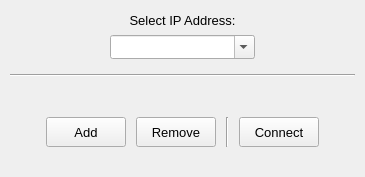
<?xml version="1.0" encoding="UTF-8"?>
<ui version="4.0">
 <class>connection_widget</class>
 <widget class="QDialog" name="connection_widget">
  <property name="geometry">
   <rect>
    <x>0</x>
    <y>0</y>
    <width>365</width>
    <height>169</height>
   </rect>
  </property>
  <property name="maximumSize">
   <size>
    <width>16777215</width>
    <height>189</height>
   </size>
  </property>
  <property name="windowTitle">
   <string>Dialog</string>
  </property>
  <layout class="QVBoxLayout" name="verticalLayout">
   <property name="spacing">
    <number>5</number>
   </property>
   <property name="leftMargin">
    <number>10</number>
   </property>
   <property name="topMargin">
    <number>10</number>
   </property>
   <property name="rightMargin">
    <number>10</number>
   </property>
   <property name="bottomMargin">
    <number>10</number>
   </property>
   <item>
    <widget class="QLabel" name="ip_label">
     <property name="sizePolicy">
      <sizepolicy hsizetype="Minimum" vsizetype="Fixed">
       <horstretch>0</horstretch>
       <verstretch>0</verstretch>
      </sizepolicy>
     </property>
     <property name="minimumSize">
      <size>
       <width>0</width>
       <height>20</height>
      </size>
     </property>
     <property name="maximumSize">
      <size>
       <width>16777215</width>
       <height>20</height>
      </size>
     </property>
     <property name="font">
      <font>
       <pointsize>10</pointsize>
      </font>
     </property>
     <property name="text">
      <string>Select IP Address:</string>
     </property>
     <property name="alignment">
      <set>Qt::AlignCenter</set>
     </property>
    </widget>
   </item>
   <item>
    <layout class="QHBoxLayout" name="IP">
     <property name="spacing">
      <number>0</number>
     </property>
     <property name="bottomMargin">
      <number>10</number>
     </property>
     <item>
      <spacer name="horizontalSpacer">
       <property name="orientation">
        <enum>Qt::Horizontal</enum>
       </property>
       <property name="sizeType">
        <enum>QSizePolicy::Fixed</enum>
       </property>
       <property name="sizeHint" stdset="0">
        <size>
         <width>100</width>
         <height>20</height>
        </size>
       </property>
      </spacer>
     </item>
     <item>
      <widget class="QComboBox" name="ip_box">
       <property name="font">
        <font>
         <pointsize>10</pointsize>
        </font>
       </property>
       <property name="layoutDirection">
        <enum>Qt::LeftToRight</enum>
       </property>
       <property name="editable">
        <bool>true</bool>
       </property>
       <property name="sizeAdjustPolicy">
        <enum>QComboBox::AdjustToMinimumContentsLengthWithIcon</enum>
       </property>
      </widget>
     </item>
     <item>
      <spacer name="horizontalSpacer_2">
       <property name="orientation">
        <enum>Qt::Horizontal</enum>
       </property>
       <property name="sizeType">
        <enum>QSizePolicy::Fixed</enum>
       </property>
       <property name="sizeHint" stdset="0">
        <size>
         <width>100</width>
         <height>20</height>
        </size>
       </property>
      </spacer>
     </item>
    </layout>
   </item>
   <item>
    <widget class="Line" name="line">
     <property name="orientation">
      <enum>Qt::Horizontal</enum>
     </property>
    </widget>
   </item>
   <item>
    <widget class="QWidget" name="instructions" native="true">
     <property name="sizePolicy">
      <sizepolicy hsizetype="Preferred" vsizetype="Preferred">
       <horstretch>0</horstretch>
       <verstretch>0</verstretch>
      </sizepolicy>
     </property>
     <property name="minimumSize">
      <size>
       <width>0</width>
       <height>20</height>
      </size>
     </property>
     <layout class="QHBoxLayout" name="horizontalLayout_2">
      <property name="spacing">
       <number>0</number>
      </property>
      <property name="leftMargin">
       <number>0</number>
      </property>
      <property name="topMargin">
       <number>0</number>
      </property>
      <property name="rightMargin">
       <number>0</number>
      </property>
      <property name="bottomMargin">
       <number>0</number>
      </property>
     </layout>
    </widget>
   </item>
   <item>
    <layout class="QHBoxLayout" name="horizontalLayout_3">
     <property name="spacing">
      <number>10</number>
     </property>
     <property name="leftMargin">
      <number>0</number>
     </property>
     <property name="topMargin">
      <number>10</number>
     </property>
     <property name="rightMargin">
      <number>0</number>
     </property>
     <property name="bottomMargin">
      <number>20</number>
     </property>
     <item>
      <spacer name="horizontalSpacer_3">
       <property name="orientation">
        <enum>Qt::Horizontal</enum>
       </property>
       <property name="sizeHint" stdset="0">
        <size>
         <width>40</width>
         <height>20</height>
        </size>
       </property>
      </spacer>
     </item>
     <item>
      <widget class="QPushButton" name="addIP_btn">
       <property name="sizePolicy">
        <sizepolicy hsizetype="Fixed" vsizetype="Fixed">
         <horstretch>0</horstretch>
         <verstretch>0</verstretch>
        </sizepolicy>
       </property>
       <property name="minimumSize">
        <size>
         <width>80</width>
         <height>30</height>
        </size>
       </property>
       <property name="maximumSize">
        <size>
         <width>80</width>
         <height>30</height>
        </size>
       </property>
       <property name="font">
        <font>
         <pointsize>10</pointsize>
        </font>
       </property>
       <property name="text">
        <string>Add</string>
       </property>
       <property name="autoDefault">
        <bool>false</bool>
       </property>
      </widget>
     </item>
     <item>
      <widget class="QPushButton" name="rmIP_btn">
       <property name="sizePolicy">
        <sizepolicy hsizetype="Fixed" vsizetype="Fixed">
         <horstretch>0</horstretch>
         <verstretch>0</verstretch>
        </sizepolicy>
       </property>
       <property name="minimumSize">
        <size>
         <width>80</width>
         <height>30</height>
        </size>
       </property>
       <property name="maximumSize">
        <size>
         <width>80</width>
         <height>30</height>
        </size>
       </property>
       <property name="font">
        <font>
         <pointsize>10</pointsize>
        </font>
       </property>
       <property name="text">
        <string>Remove</string>
       </property>
       <property name="autoDefault">
        <bool>false</bool>
       </property>
      </widget>
     </item>
     <item>
      <widget class="Line" name="line_2">
       <property name="orientation">
        <enum>Qt::Vertical</enum>
       </property>
      </widget>
     </item>
     <item>
      <widget class="QPushButton" name="conn_btn">
       <property name="sizePolicy">
        <sizepolicy hsizetype="Fixed" vsizetype="Fixed">
         <horstretch>0</horstretch>
         <verstretch>0</verstretch>
        </sizepolicy>
       </property>
       <property name="minimumSize">
        <size>
         <width>80</width>
         <height>30</height>
        </size>
       </property>
       <property name="maximumSize">
        <size>
         <width>80</width>
         <height>30</height>
        </size>
       </property>
       <property name="font">
        <font>
         <pointsize>10</pointsize>
        </font>
       </property>
       <property name="text">
        <string>Connect</string>
       </property>
       <property name="autoDefault">
        <bool>false</bool>
       </property>
      </widget>
     </item>
     <item>
      <spacer name="horizontalSpacer_4">
       <property name="orientation">
        <enum>Qt::Horizontal</enum>
       </property>
       <property name="sizeHint" stdset="0">
        <size>
         <width>40</width>
         <height>20</height>
        </size>
       </property>
      </spacer>
     </item>
    </layout>
   </item>
  </layout>
 </widget>
 <resources/>
 <connections/>
</ui>
